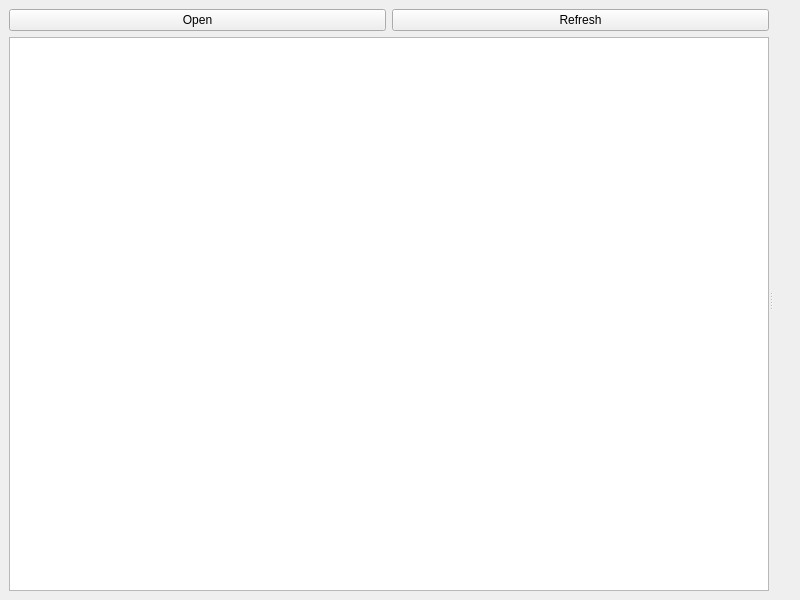
<?xml version="1.0" encoding="UTF-8"?>
<ui version="4.0">
 <class>MainWindow</class>
 <widget class="QMainWindow" name="MainWindow">
  <property name="geometry">
   <rect>
    <x>0</x>
    <y>0</y>
    <width>800</width>
    <height>600</height>
   </rect>
  </property>
  <property name="windowTitle">
   <string>MainWindow</string>
  </property>
  <widget class="QWidget" name="centralwidget">
   <layout class="QGridLayout" name="gridLayoutBase">
    <item row="0" column="0">
     <widget class="QSplitter" name="areaSplitter">
      <property name="orientation">
       <enum>Qt::Horizontal</enum>
      </property>
      <property name="opaqueResize">
       <bool>true</bool>
      </property>
      <widget class="QWidget" name="gridLayoutWidget1">
       <layout class="QGridLayout" name="treeViewGridLayout">
        <item row="0" column="0">
         <widget class="QPushButton" name="openFolderButton">
          <property name="text">
           <string>Open</string>
          </property>
         </widget>
        </item>
        <item row="0" column="1">
         <widget class="QPushButton" name="refreshFolderButton">
          <property name="text">
           <string>Refresh</string>
          </property>
         </widget>
        </item>
        <item row="1" column="0" colspan="2">
         <widget class="QListWidget" name="listWidget"/>
        </item>
       </layout>
      </widget>
      <widget class="QWidget" name="gridLayoutWidget2">
       <layout class="QGridLayout" name="imageAreaGridLayout">
        <item row="0" column="0">
         <widget class="ImageViewer" name="imageViewer1" native="true"/>
        </item>
        <item row="0" column="1">
         <widget class="ImageViewer" name="imageViewer2" native="true"/>
        </item>
       </layout>
      </widget>
     </widget>
    </item>
   </layout>
  </widget>
 </widget>
 <customwidgets>
  <customwidget>
   <class>ImageViewer</class>
   <extends>QWidget</extends>
   <header>imageviewer.h</header>
  </customwidget>
 </customwidgets>
 <resources/>
 <connections/>
</ui>
